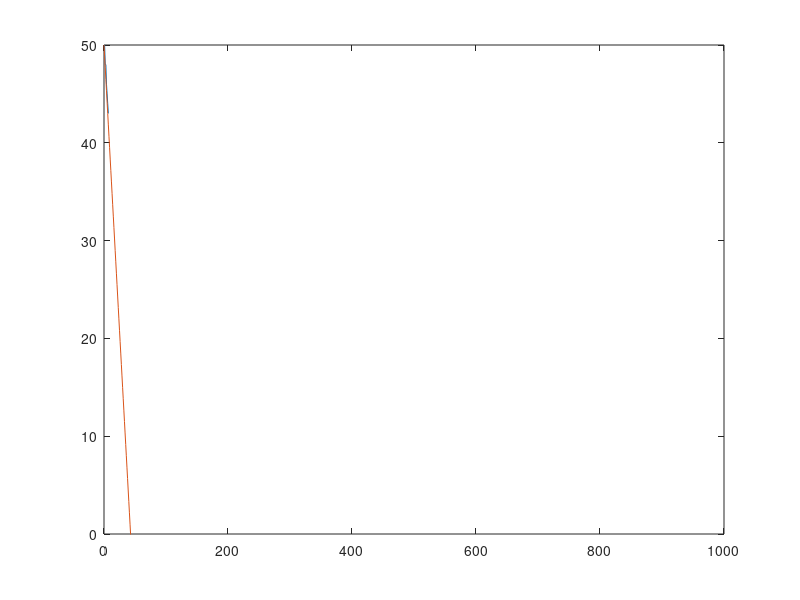

This chart was generated by the following MATLAB code: (Note: this script raises an error after producing the figure.)
%close all
% TODO: Generalize and clean-up

junk=[45;46;43;43;43;42;41;35;35;32;32;30;30;28;28;28;28];
% j31  f1  f2
q=[50;...
    48;48;46;45;44;43];

%last entry: February 5th



months={"January","February","March","April","May","June","July","August","September","October","November","December"};
daysInMonth=[31; 28; 31; 30; 31; 30; 31; 31; 30; 31 ;30; 31];
currentMonth="February";
first_date=31;
first_month=1;
first_year=2018;

plot(q)
ylim([0,q(1)])


hold on

N=1;

for p=1:N
    
x=0:1000;
%y=mean(diff(q((p-1)*(floor(size(diff(q),1)/N))+1:p*(floor(size(diff(q),1)/N))))).*x + 50;
y=mean(diff(q)).*x + 50;
%y=mean(diff(q(1:p*(floor(size(diff(q),1)/N))))).*x + 50;
plot(x,y)


end

yC=y((y>=0));

%first remove January 31st
yC=yC((31-first_date+1+1:end));
%remove feb
if size(yC,2)>28
yC=yC(28+1:end);
currentMonth="March";
end

%remove March
if size(yC,2)>31
yC=yC(31:end);
currentMonth="April";
end

%remove April
if size(yC,2)>30
yC=yC(30:end);
currentMonth="May";
end

%remove May
if size(yC,2)>31
yC=yC(31:end);
currentMonth="June";
end

%remove June
if size(yC,2)>30
yC=yC(30:end);
currentMonth="July";
end

%remove July
if size(yC,2)>31
yC=yC(31:end);
currentMonth="August";
end

%remove August
if size(yC,2)>31
yC=yC(31:end);
currentMonth="September";
end

fprintf(strcat("\n",currentMonth," ",num2str(size(yC,2)),"\n"))
d=caldays(size(y(y>=0),2))- caldays(1)+datetime(2018,1,31) ;
fprintf(strcat("MATLAB's: ",months{month(d)}," ",num2str(day(d)),", ",num2str(year(d)),"\n"));

